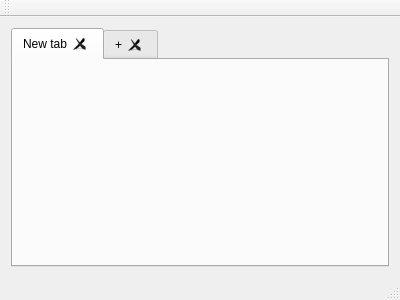
<?xml version="1.0" encoding="UTF-8"?>
<ui version="4.0">
 <class>MainWindow</class>
 <widget class="QMainWindow" name="MainWindow">
  <property name="geometry">
   <rect>
    <x>0</x>
    <y>0</y>
    <width>400</width>
    <height>300</height>
   </rect>
  </property>
  <property name="windowTitle">
   <string>MainWindow</string>
  </property>
  <widget class="QWidget" name="centralWidget">
   <layout class="QGridLayout" name="gridLayout">
    <item row="0" column="0">
     <widget class="QTabWidget" name="tabWidget">
      <property name="currentIndex">
       <number>0</number>
      </property>
      <property name="tabsClosable">
       <bool>true</bool>
      </property>
      <property name="movable">
       <bool>false</bool>
      </property>
      <widget class="QWidget" name="tab">
       <attribute name="title">
        <string>New tab</string>
       </attribute>
      </widget>
      <widget class="QWidget" name="tab_2">
       <attribute name="title">
        <string>+</string>
       </attribute>
      </widget>
     </widget>
    </item>
   </layout>
  </widget>
  <widget class="QMenuBar" name="menuBar">
   <property name="geometry">
    <rect>
     <x>0</x>
     <y>0</y>
     <width>400</width>
     <height>21</height>
    </rect>
   </property>
  </widget>
  <widget class="QToolBar" name="mainToolBar">
   <attribute name="toolBarArea">
    <enum>TopToolBarArea</enum>
   </attribute>
   <attribute name="toolBarBreak">
    <bool>false</bool>
   </attribute>
  </widget>
  <widget class="QStatusBar" name="statusBar"/>
 </widget>
 <layoutdefault spacing="6" margin="11"/>
 <resources/>
 <connections/>
</ui>
